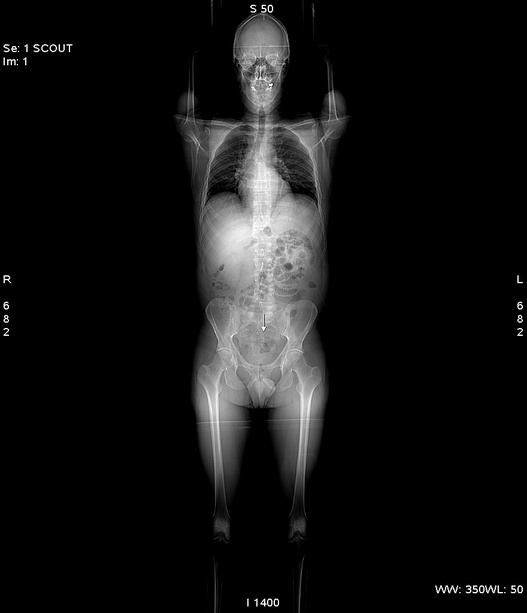
#> input picture photos/img1.jpg, 527 x 613 px, shrunk from 880 x 1024 before the run
$ jupyter execute --allow-errors Tomograf.ipynb   (older library calls are emulated)
#> lines starting #> are read from the running program, lines starting #| are printed output that depends on the picture
[cell 1]
import ipywidgets as widgets
from skimage import io
from skimage.color import rgb2grey
from skimage import transform
import matplotlib.pyplot as plt
import numpy as np

[cell 2]
#USER THINGS

selector = widgets.Dropdown(
    options=[('Scout View', 'photos/img1.jpg'), ('Scout View (large)', 'photos/img2.jpg'), ('Circle', 'photos/img3.jpg')],
    value='photos/img1.jpg',
    description='Image:',
)


slider_alpha = widgets.IntSlider(
    value=3,
    min=0,
    max=360,
    step=1,
    description='Alpha:',
    continuous_update=False,
    readout_format='d'
)

slider_n = widgets.IntSlider(
    value=10,
    min=0,
    max=100,
    step=1,
    description='Number n:',
    continuous_update=False,
    readout_format='d'
)

slider_l = widgets.IntSlider(
    value=3,
    min=0,
    max=100,
    step=1,
    description='Spread l [%]:',
    continuous_update=False,
    readout_format='d'
)

display(selector, slider_alpha, slider_n, slider_l)

[cell 3]
def square(file):
#> called with file = 'photos/img1.jpg'
    im = io.imread(file)
#> im is the input picture: shape (613, 527); min 0, max 255, mean 18.8
    orig_rows, orig_cols = im.shape
#> orig_rows = 613; orig_cols = 527
    #print (orig_rows, orig_cols)
    if orig_rows < orig_cols:
        for addition in range(0,orig_cols-orig_rows):
            lst = np.array(list(float(0) for x in range(0,orig_cols)))
            im= np.vstack((im,lst))
    if orig_rows > orig_cols:
        for addition in range(0,orig_rows-orig_cols):
            lst = np.array(list([float(0)] for x in range(0,orig_rows)))
            im= np.hstack((im,lst))
#> this loop made 86 passes
#> pass 3, in square, `im= np.hstack((im,lst))`:
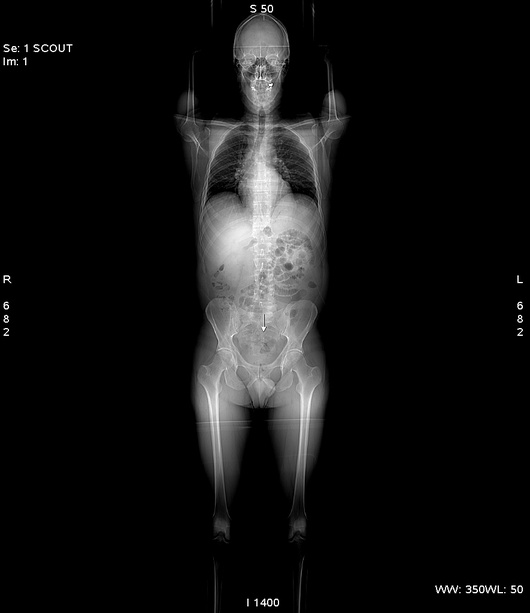
#> im: shape (613, 530) float64; min 0, max 255, mean 18.7
#> after the loop:
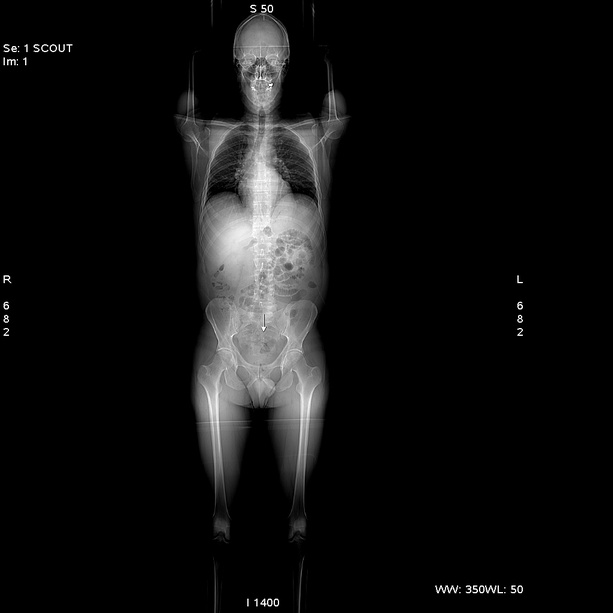
#> im: shape (613, 613) float64; min 0, max 255, mean 16.2
    return im

[cell 4]
image = rgb2grey(square(selector.value))

plt.figure(figsize=(9, 3))
plt.subplot(131)
plt.imshow(image, cmap=plt.cm.gray)
plt.subplot(132)
plt.imshow(image)
plt.subplot(133)
plt.show()
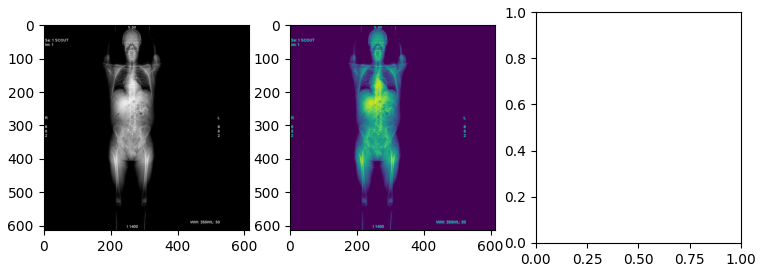
#> figure drawn by matplotlib, 2 panels

[cell 5]
image = rgb2grey(io.imread(selector.value))

plt.figure(figsize=(9, 3))
plt.subplot(131)
plt.imshow(image, cmap=plt.cm.gray)
plt.subplot(132)
plt.imshow(image)
plt.subplot(133)
plt.show()
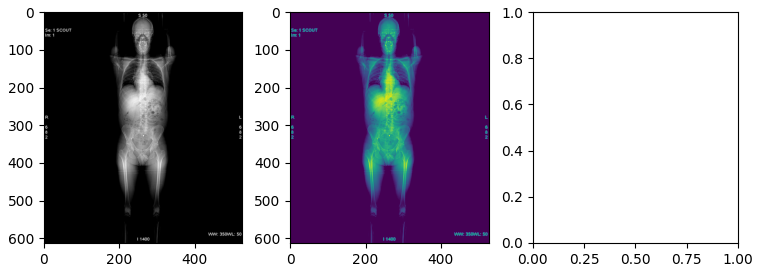
#> figure drawn by matplotlib, 2 panels
